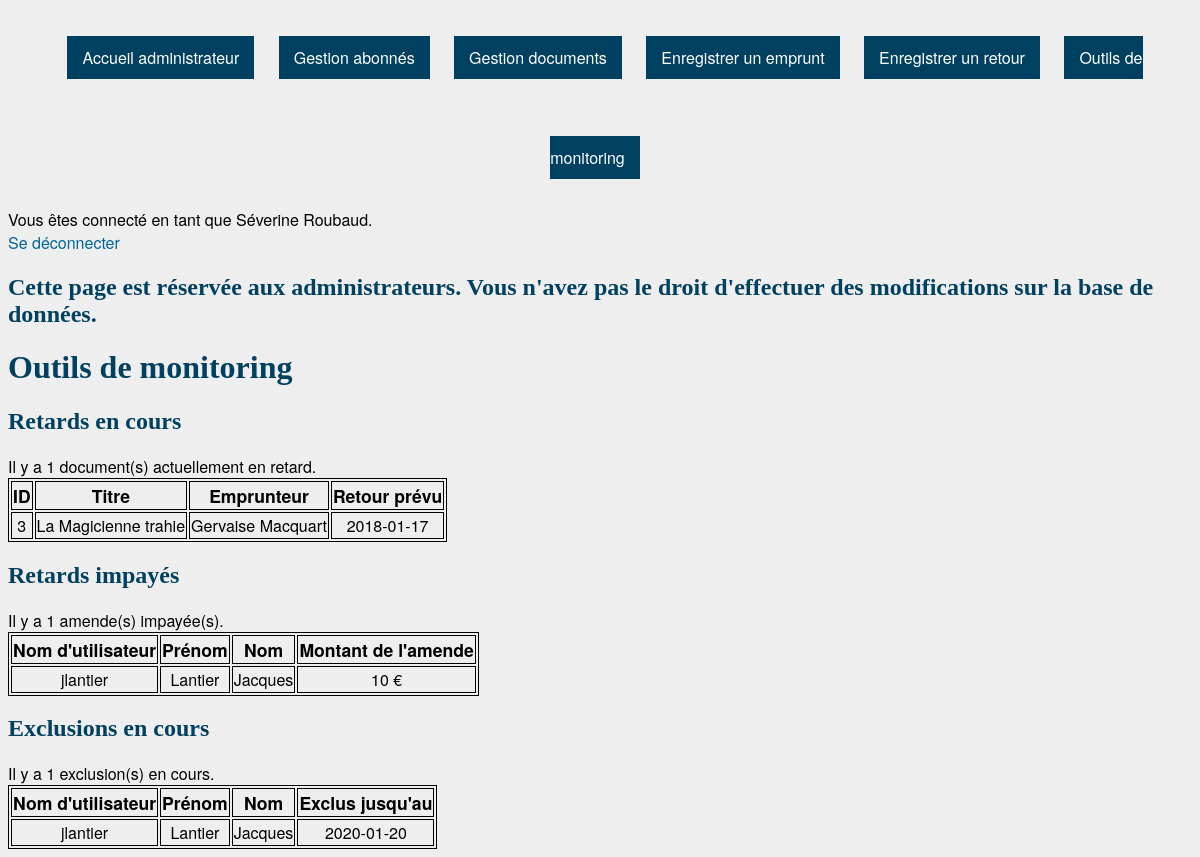
Page /admin_mod.php (signed in) on the committed database.
### tables this page shows
CREATE TABLE `Emprunts` (
  `ID` int(11) NOT NULL,
  `abonné` int(11) NOT NULL,
  `document` int(11) NOT NULL,
  `date_emprunt` date NOT NULL,
  `date_retour_prevue` date NOT NULL
);

CREATE TABLE `Documents` (
  `ID` int(11) NOT NULL,
  `titre` varchar(20) NOT NULL,
  `type` varchar(20) NOT NULL,
  `éditeur` varchar(20) DEFAULT NULL,
  `collection` varchar(20) DEFAULT NULL,
  `numéro` int(11) DEFAULT NULL,
  `date_publication` date NOT NULL,
  `disponible` tinyint(1) NOT NULL DEFAULT '1'
);

CREATE TABLE `Exclusions` (
  `ID` int(11) NOT NULL,
  `abonné` int(11) NOT NULL,
  `date_fin` date NOT NULL
);

### session.php (called while the page is built, shortened)
<?php
	$db = mysqli_connect("localhost", $_SESSION['pseudo'], $_SESSION['mdp'], "bibli");
	$verif = $_SESSION['pseudo'];
	if ($_SESSION['is_admin']) {
		$query = mysqli_query($db, "SELECT * FROM Admins WHERE pseudo = '$verif'");
	}
	else {
		$query = mysqli_query($db, "SELECT * FROM Abonnés WHERE pseudo = '$verif'");
	}
	$row = mysqli_fetch_assoc($query);
	$nom = $row['nom'];
	$prenom = $row['prénom'];
?>

### admin_mod.php (the view, shortened to what this page needs)
<?php
	include('session.php');
?>
<!DOCTYPE html>
<html>
	<head>
		<link href="style.css" rel="stylesheet" type="text/css">
	</head>
	<body>
		<?php
			include('admin_header.php');
		?>
		<h1>Outils de monitoring</h1>
		<h2>Retards en cours</h2>
		<?php
			$result = mysqli_query($db, "SELECT document, titre, prénom, nom, date_retour_prevue FROM Emprunts, Documents, Abonnés WHERE document = Documents.ID AND abonné = Abonnés.ID AND NOW() > date_retour_prevue");
			$row_cpt = mysqli_num_rows($result);
			if ($row_cpt > 0) {
				echo '<div>Il y a ' . $row_cpt . ' document(s) actuellement en retard.</div>';
				echo '<table><tr id="header"><td>ID</td><td>Titre</td><td>Emprunteur</td><td>Retour prévu</td></tr>';
				while ($row = mysqli_fetch_row($result)) {
					echo '<tr><td>'.$row[0].'</td><td>'.$row[1].'</td><td>'.$row[2].' '.$row[3].'</td><td>'.$row[4].'</td></tr>';
				}
				echo '</table>';
			}
			else {
				echo '<div>Aucun retard en cours.</div>';
			}
		?>
		<h2>Retards impayés</h2>
		<?php
			$result = mysqli_query($db, "SELECT pseudo, nom, prénom, SUM(amende) FROM Retards, Abonnés WHERE abonné = Abonnés.ID AND payé = 0 GROUP BY pseudo");
			$row_cpt = mysqli_num_rows($result);
			if ($row_cpt > 0) {
				echo '<div>Il y a ' . $row_cpt . ' amende(s) impayée(s).</div>';
				echo '<table><tr id="header"><td>Nom d\'utilisateur</td><td>Prénom</td><td>Nom</td><td>Montant de l\'amende</td></tr>';
				while ($row = mysqli_fetch_row($result)) {
					echo '<tr><td>'.$row[0].'</td><td>'.$row[1].'</td><td>'.$row[2].'</td><td>'.$row[3].' €</td></tr>';
				}
				echo '</table>';
			}
			else {
				echo '<div>Aucune amende impayée.</div>';
			}
		?>
		<h2>Exclusions en cours</h2>
		<?php
			$result = mysqli_query($db, "SELECT pseudo, nom, prénom, date_fin FROM Exclusions, Abonnés WHERE abonné = Abonnés.ID AND NOW() < date_fin ORDER BY date_fin DESC");
			$row_cpt = mysqli_num_rows($result);
			if ($row_cpt > 0) {
				echo '<div>Il y a ' . $row_cpt . ' exclusion(s) en cours.</div>';
				echo '<table><tr id="header"><td>Nom d\'utilisateur</td><td>Prénom</td><td>Nom</td><td>Exclus jusqu\'au</td></tr>';
				while ($row = mysqli_fetch_row($result)) {
					echo '<tr><td>'.$row[0].'</td><td>'.$row[1].'</td><td>'.$row[2].'</td><td>'.$row[3].'</td></tr>';
				}
				echo '</table>';
			}
			else {
				echo '<div>Personne n\'est actuellement excluse.</div>';
			}
		?>
	</body>
</html>

### admin_header.php
<div class="menu">
	<a href=admin_home.php>Accueil administrateur</a>
	<a href=admin_abonnes.php>Gestion abonnés</a>
	<a href=admin_documents.php>Gestion documents</a>
	<a href=admin_emprunts.php>Enregistrer un emprunt</a>
	<a href=admin_retours.php>Enregistrer un retour</a>
	<a href=admin_mod.php>Outils de monitoring</a>
</div>
<div>Vous êtes connecté en tant que <?php echo $prenom . " " . $nom; ?>.</div>
<div><a href="logout.php">Se déconnecter</a></div>
<?php
	if (!$_SESSION['is_admin']) {
		echo "<h2>Cette page est réservée aux administrateurs. Vous n'avez pas le droit d'effectuer des modifications sur la base de données.</h2>";
	}
?>

### style.css (style rules this page uses)
body { background-color: #eeeeee; font-family: "HelveticaNeue-Light", "Helvetica Neue Light", "Helvetica Neue", Helvetica, Arial, "Lucida Grande", sans-serif; font-weight: 500; }
h1, h2, h3, h4, h5, h6 { font-family: Georgia, serif; color: #004060; }
a, a:visited { color: #006699; text-decoration: none; }
table, td { text-align: center; border: 1px solid black; }
#header { font-size: 1.1em; font-weight: bold; }
.menu { text-align: center; top: 0; width:100%; }
.menu a { background: #004060; color: #FFF; padding: 10px 15px; margin: 10px 10px 10px 10px; line-height: 100px; }

### rows in the picture
abonnés: prénom "Séverine", nom "Roubaud"
emprunts: document "3", documents.titre "La Magicienne trahie", abonnés.prénom "Gervaise", abonnés.nom "Macquart", date_retour_prevue "2018-01-17"
exclusions: abonnés.pseudo "jlantier", abonnés.nom "Lantier", abonnés.prénom "Jacques", date_fin "2020-01-20"

### other values in the picture
$row_cpt "1"
$row[0] "jlantier"
$row[1] "Lantier"
$row[2] "Jacques"
$row[3] "10"
